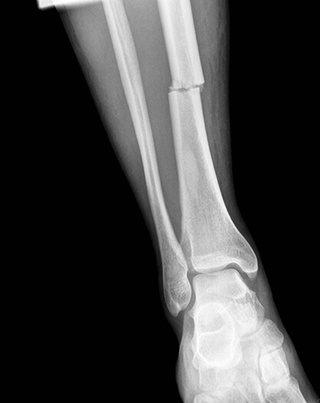
%> input picture Models 2/Arm_Fracture.jpg, 320 x 403 px, shrunk from 381 x 480 before the run
$ octave Lab4EdgeDetection.m   (GNU Octave 9; MATLAB toolbox functions it lacks are replaced by stand-ins)
%> lines starting %> are read from the running program, lines starting %| are printed output that depends on the picture
arm = imread('Arm_Fracture.jpg');
%> arm is the input picture: size 403x320x3 uint8; min 0, max 255, mean 63.2
wave = imread('Shockwave.jpg');
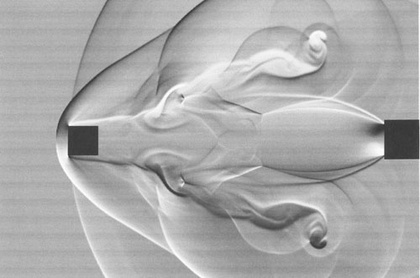
%> input picture Models 2/Shockwave.jpg, 420 x 278 px, shrunk from 500 x 331 before the run
%> wave is the input picture: size 278x420x3 uint8; min 49, max 255, mean 171.9
butterfly = imread('Butterfly.jpg');
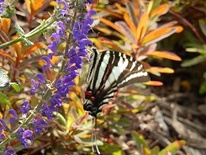
%> input picture Models 2/Butterfly.jpg, 206 x 155 px, shrunk from 245 x 184 before the run
%> butterfly is the input picture: size 155x206x3 uint8; mean R, G, B 129.1, 102.1, 74.1

start = arm;
[rows, cols, planes] = size(start);
%> rows = 403; cols = 320; planes = 3


if  planes >1
    start = 0.229*start(:,:,1) + 0.587*start(:,:,2) + 0.114*start(:,:,3);
end

pic = double(start);

Filtered_Image = zeros(rows,cols);
Filtered_Image2 = zeros(rows,cols);
Filtered_Image3 = zeros(rows,cols);
Filtered_Image4 = zeros(rows,cols);
Summed_Image = zeros(rows,cols);

Fx = [-1 0 1; -1 0 1; -1 0 1];
Fy = [-1 -1 -1; 0 0 0; 1 1 1];
D1 = [-1 -1 0; -1 0 1; 0 1 1];
D2 = [0 1 1; -1 0 1; -1 -1 0];

for r = 2:(rows-1)
    for c = 2:(cols-1)
        Filtered_Image(r,c) = abs(sum(sum(Fx.*pic(r-1:r+1,c-1:c+1))));
        Filtered_Image2(r,c) = abs(sum(sum(Fy.*pic(r-1:r+1,c-1:c+1))));
        Filtered_Image3(r,c) = abs(sum(sum(D1.*pic(r-1:r+1,c-1:c+1))));
        Filtered_Image4(r,c) = abs(sum(sum(D2.*pic(r-1:r+1,c-1:c+1))));
        Summed_Image(r,c) = ((Filtered_Image(r,c) + Filtered_Image2(r,c) + Filtered_Image3(r,c)+ Filtered_Image4(r,c))/4) ;
    end
end
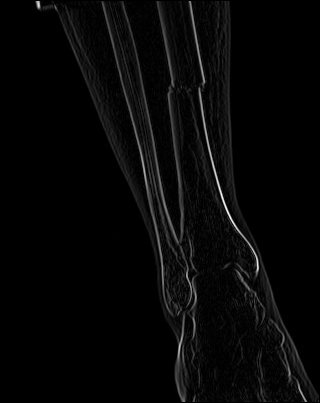
%> Filtered_Image: size 403x320 double; min 0, max 493, mean 13.9; drawn with min black and max white
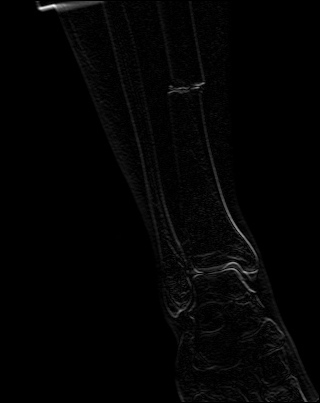
%> Filtered_Image2: size 403x320 double; min 0, max 407, mean 6.1; drawn with min black and max white
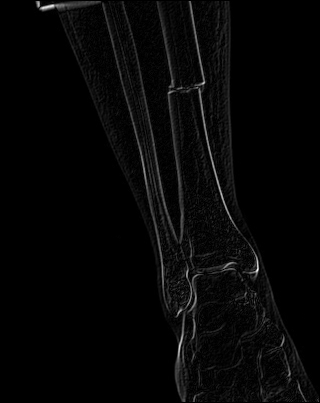
%> Filtered_Image3: size 403x320 double; min 0, max 339, mean 8.6; drawn with min black and max white


scaleRatio1= 255/(max(max(Filtered_Image)));
%> scaleRatio1 = 0.517
Filtered_Image=Filtered_Image*scaleRatio1;

scaleRatio2= 255/(max(max(Filtered_Image2)));
%> scaleRatio2 = 0.627
Filtered_Image2=Filtered_Image*scaleRatio2;

scaleRatio3= 255/(max(max(Filtered_Image3)));
%> scaleRatio3 = 0.752
Filtered_Image3=Filtered_Image*scaleRatio3;

scaleRatio4= 255/(max(max(Filtered_Image4)));
%> scaleRatio4 = 0.52
Filtered_Image4=Filtered_Image*scaleRatio4;
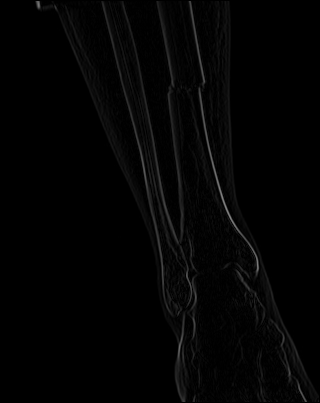
%> Filtered_Image4: size 403x320 double; min 0, max 132.7, mean 3.7

scaleRatio5= 255/(max(max(Summed_Image)));
%> scaleRatio5 = 0.772
Summed_Image=Summed_Image*scaleRatio5;

figure;

subplot(2,2,1)
final = uint8(Filtered_Image);
imshow(final)
title('Fx');
subplot(2,2,2)
final2 = uint8(Filtered_Image2);
imshow(final2)
title('Fy');
subplot(2,2,3)
final3 = uint8(Filtered_Image3);
imshow(final3)
title('FD1');
subplot(2,2,4)
final4 = uint8(Filtered_Image4);
imshow(final4)
title('FD2');


figure;
finalSummed = uint8(Summed_Image);
imshow(finalSummed)
title('Summed');
